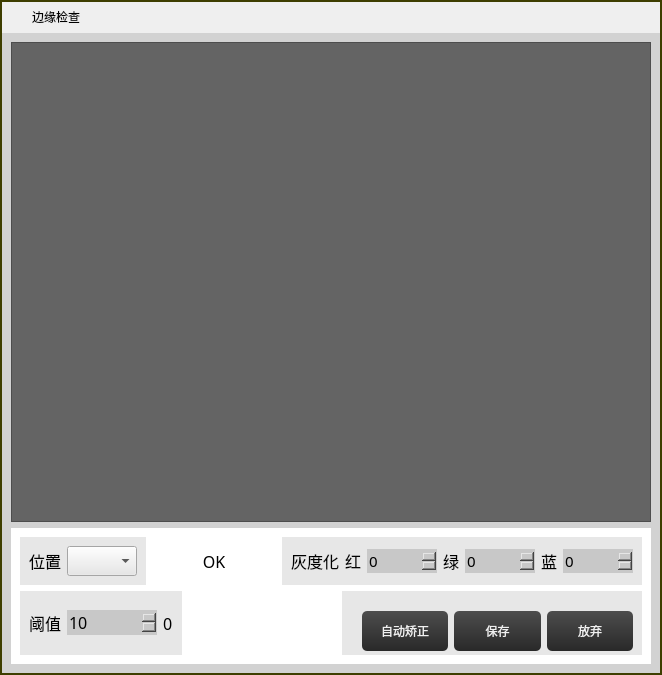
<?xml version="1.0" encoding="UTF-8"?>
<ui version="4.0">
 <class>DlgEdgePositioning</class>
 <widget class="QDialog" name="DlgEdgePositioning">
  <property name="geometry">
   <rect>
    <x>0</x>
    <y>0</y>
    <width>656</width>
    <height>665</height>
   </rect>
  </property>
  <property name="windowTitle">
   <string>Dialog</string>
  </property>
  <property name="styleSheet">
   <string notr="true">QDialog#DlgEdgePositioning{
	border:2px solid #3e3e00;

}</string>
  </property>
  <layout class="QVBoxLayout" name="verticalLayout">
   <property name="spacing">
    <number>0</number>
   </property>
   <property name="leftMargin">
    <number>2</number>
   </property>
   <property name="topMargin">
    <number>0</number>
   </property>
   <property name="rightMargin">
    <number>2</number>
   </property>
   <property name="bottomMargin">
    <number>2</number>
   </property>
   <item>
    <widget class="QWidget" name="widget_title1" native="true">
     <property name="sizePolicy">
      <sizepolicy hsizetype="Preferred" vsizetype="Fixed">
       <horstretch>0</horstretch>
       <verstretch>0</verstretch>
      </sizepolicy>
     </property>
     <property name="minimumSize">
      <size>
       <width>100</width>
       <height>33</height>
      </size>
     </property>
     <layout class="QHBoxLayout" name="horizontalLayout_11">
      <property name="spacing">
       <number>0</number>
      </property>
      <property name="leftMargin">
       <number>0</number>
      </property>
      <property name="topMargin">
       <number>0</number>
      </property>
      <property name="rightMargin">
       <number>0</number>
      </property>
      <property name="bottomMargin">
       <number>0</number>
      </property>
      <item>
       <widget class="QLabel" name="lab_Ico">
        <property name="sizePolicy">
         <sizepolicy hsizetype="Minimum" vsizetype="Preferred">
          <horstretch>0</horstretch>
          <verstretch>0</verstretch>
         </sizepolicy>
        </property>
        <property name="minimumSize">
         <size>
          <width>30</width>
          <height>0</height>
         </size>
        </property>
        <property name="text">
         <string/>
        </property>
        <property name="alignment">
         <set>Qt::AlignCenter</set>
        </property>
       </widget>
      </item>
      <item>
       <widget class="QLabel" name="lab_Title">
        <property name="sizePolicy">
         <sizepolicy hsizetype="Expanding" vsizetype="Preferred">
          <horstretch>0</horstretch>
          <verstretch>0</verstretch>
         </sizepolicy>
        </property>
        <property name="styleSheet">
         <string notr="true">font: 10pt &quot;微软雅黑&quot;;</string>
        </property>
        <property name="text">
         <string>边缘检查</string>
        </property>
        <property name="alignment">
         <set>Qt::AlignLeading|Qt::AlignLeft|Qt::AlignVCenter</set>
        </property>
       </widget>
      </item>
      <item>
       <widget class="QWidget" name="widget_menu" native="true">
        <property name="sizePolicy">
         <sizepolicy hsizetype="Minimum" vsizetype="Preferred">
          <horstretch>0</horstretch>
          <verstretch>0</verstretch>
         </sizepolicy>
        </property>
        <layout class="QHBoxLayout" name="horizontalLayout_12">
         <property name="spacing">
          <number>0</number>
         </property>
         <property name="leftMargin">
          <number>0</number>
         </property>
         <property name="topMargin">
          <number>0</number>
         </property>
         <property name="rightMargin">
          <number>0</number>
         </property>
         <property name="bottomMargin">
          <number>0</number>
         </property>
         <item>
          <widget class="QPushButton" name="btnMenu_Close">
           <property name="sizePolicy">
            <sizepolicy hsizetype="Minimum" vsizetype="Expanding">
             <horstretch>0</horstretch>
             <verstretch>0</verstretch>
            </sizepolicy>
           </property>
           <property name="minimumSize">
            <size>
             <width>40</width>
             <height>0</height>
            </size>
           </property>
           <property name="cursor">
            <cursorShape>ArrowCursor</cursorShape>
           </property>
           <property name="focusPolicy">
            <enum>Qt::NoFocus</enum>
           </property>
           <property name="toolTip">
            <string>关闭</string>
           </property>
           <property name="text">
            <string/>
           </property>
           <property name="flat">
            <bool>true</bool>
           </property>
          </widget>
         </item>
        </layout>
       </widget>
      </item>
     </layout>
    </widget>
   </item>
   <item>
    <widget class="QWidget" name="widget" native="true">
     <property name="styleSheet">
      <string notr="true">background-color: rgb(210, 210, 210);</string>
     </property>
     <layout class="QVBoxLayout" name="verticalLayout_3">
      <item>
       <widget class="GraphicsView" name="graphicsView">
        <property name="minimumSize">
         <size>
          <width>640</width>
          <height>480</height>
         </size>
        </property>
        <property name="maximumSize">
         <size>
          <width>640</width>
          <height>480</height>
         </size>
        </property>
        <property name="autoFillBackground">
         <bool>false</bool>
        </property>
        <property name="styleSheet">
         <string notr="true">QGraphicsView
{

	background:rgb(100,100,100);

}</string>
        </property>
        <property name="backgroundBrush">
         <brush brushstyle="SolidPattern">
          <color alpha="255">
           <red>0</red>
           <green>0</green>
           <blue>0</blue>
          </color>
         </brush>
        </property>
       </widget>
      </item>
      <item>
       <widget class="QWidget" name="widget_2" native="true">
        <property name="styleSheet">
         <string notr="true">background-color: rgb(255, 255, 255);</string>
        </property>
        <layout class="QVBoxLayout" name="verticalLayout_2">
         <item>
          <layout class="QHBoxLayout" name="horizontalLayout_5">
           <item>
            <widget class="QWidget" name="widget_3" native="true">
             <property name="styleSheet">
              <string notr="true">background-color: rgb(231, 231, 231);</string>
             </property>
             <layout class="QHBoxLayout" name="horizontalLayout_3">
              <item>
               <widget class="QLabel" name="label">
                <property name="font">
                 <font>
                  <family>微软雅黑</family>
                  <pointsize>12</pointsize>
                  <weight>50</weight>
                  <italic>false</italic>
                  <bold>false</bold>
                 </font>
                </property>
                <property name="styleSheet">
                 <string notr="true">font: 12pt &quot;微软雅黑&quot;;</string>
                </property>
                <property name="text">
                 <string>位置</string>
                </property>
               </widget>
              </item>
              <item>
               <widget class="QComboBox" name="comboBoxDir">
                <property name="minimumSize">
                 <size>
                  <width>70</width>
                  <height>0</height>
                 </size>
                </property>
                <property name="maximumSize">
                 <size>
                  <width>70</width>
                  <height>16777215</height>
                 </size>
                </property>
                <property name="font">
                 <font>
                  <family>微软雅黑</family>
                  <pointsize>11</pointsize>
                  <weight>50</weight>
                  <italic>false</italic>
                  <bold>false</bold>
                 </font>
                </property>
                <property name="styleSheet">
                 <string notr="true">font: 11pt &quot;微软雅黑&quot;;
</string>
                </property>
               </widget>
              </item>
             </layout>
            </widget>
           </item>
           <item>
            <spacer name="horizontalSpacer">
             <property name="orientation">
              <enum>Qt::Horizontal</enum>
             </property>
             <property name="sizeHint" stdset="0">
              <size>
               <width>18</width>
               <height>20</height>
              </size>
             </property>
            </spacer>
           </item>
           <item>
            <widget class="QLabel" name="labelRes">
             <property name="minimumSize">
              <size>
               <width>50</width>
               <height>30</height>
              </size>
             </property>
             <property name="maximumSize">
              <size>
               <width>50</width>
               <height>30</height>
              </size>
             </property>
             <property name="font">
              <font>
               <family>微软雅黑</family>
               <pointsize>12</pointsize>
               <weight>50</weight>
               <italic>false</italic>
               <bold>false</bold>
              </font>
             </property>
             <property name="styleSheet">
              <string notr="true">font: 12pt &quot;微软雅黑&quot;;</string>
             </property>
             <property name="text">
              <string>OK</string>
             </property>
             <property name="alignment">
              <set>Qt::AlignCenter</set>
             </property>
            </widget>
           </item>
           <item>
            <spacer name="horizontalSpacer_2">
             <property name="orientation">
              <enum>Qt::Horizontal</enum>
             </property>
             <property name="sizeHint" stdset="0">
              <size>
               <width>18</width>
               <height>20</height>
              </size>
             </property>
            </spacer>
           </item>
           <item>
            <widget class="QWidget" name="widget_4" native="true">
             <property name="styleSheet">
              <string notr="true">background-color: rgb(231, 231, 231);</string>
             </property>
             <layout class="QHBoxLayout" name="horizontalLayout_2">
              <item>
               <widget class="QLabel" name="label_3">
                <property name="font">
                 <font>
                  <family>微软雅黑</family>
                  <pointsize>12</pointsize>
                 </font>
                </property>
                <property name="text">
                 <string>灰度化</string>
                </property>
               </widget>
              </item>
              <item>
               <widget class="QLabel" name="label_4">
                <property name="font">
                 <font>
                  <family>微软雅黑</family>
                  <pointsize>12</pointsize>
                 </font>
                </property>
                <property name="text">
                 <string>红</string>
                </property>
               </widget>
              </item>
              <item>
               <widget class="QSpinBox" name="spinBoxR">
                <property name="minimumSize">
                 <size>
                  <width>70</width>
                  <height>0</height>
                 </size>
                </property>
                <property name="font">
                 <font>
                  <family>微软雅黑</family>
                  <pointsize>11</pointsize>
                  <weight>50</weight>
                  <italic>false</italic>
                  <bold>false</bold>
                 </font>
                </property>
                <property name="styleSheet">
                 <string notr="true">
QSpinBox
{
	
	font: 11pt &quot;微软雅黑&quot;;
	border-width:1;border-style:none;
	border-color:rgb(255, 255, 255);
	background-color: rgb(200, 200, 200);
	color::rgb(255,255, 0);

}
QSpinBox::down-button
{   
	
	background-color: rgb(200, 200, 200);
	subcontrol-origin:border;
    subcontrol-position:left;
    image: url(:/左normal.png);
    width: 20px;
    height: 30px; ;
}
QSpinBox::up-button
{
board:none;
	background-color: rgb(200, 200, 200);
	subcontrol-origin:border;
    subcontrol-position:right;
    image: url(:/右normal.png);
    width: 20px;
    height: 30px;       
}

QSpinBox::up-button:pressed
{
board:none;
background-color: rgb(103, 103, 103);
	subcontrol-origin:border;
    subcontrol-position:right;
    image: url(:/右press.png);
    width: 20px;
    height: 30px;      
}
QSpinBox::down-button:pressed
{
board:none;
background-color: rgb(103, 103, 103);
	subcontrol-origin:border;
    subcontrol-position:left;
    image: url(:/左press.png);
    width: 20px;
    height: 30px; 
}
</string>
                </property>
                <property name="maximum">
                 <number>1000</number>
                </property>
               </widget>
              </item>
              <item>
               <widget class="QLabel" name="label_5">
                <property name="font">
                 <font>
                  <family>微软雅黑</family>
                  <pointsize>12</pointsize>
                 </font>
                </property>
                <property name="text">
                 <string>绿</string>
                </property>
               </widget>
              </item>
              <item>
               <widget class="QSpinBox" name="spinBoxG">
                <property name="minimumSize">
                 <size>
                  <width>70</width>
                  <height>0</height>
                 </size>
                </property>
                <property name="font">
                 <font>
                  <family>微软雅黑</family>
                  <pointsize>11</pointsize>
                  <weight>50</weight>
                  <italic>false</italic>
                  <bold>false</bold>
                 </font>
                </property>
                <property name="styleSheet">
                 <string notr="true">
QSpinBox
{
	
	font: 11pt &quot;微软雅黑&quot;;
	border-width:1;border-style:none;
	border-color:rgb(255, 255, 255);
	background-color: rgb(200, 200, 200);
	color::rgb(255,255, 0);

}
QSpinBox::down-button
{   
	
	background-color: rgb(200, 200, 200);
	subcontrol-origin:border;
    subcontrol-position:left;
    image: url(:/左normal.png);
    width: 20px;
    height: 30px; ;
}
QSpinBox::up-button
{
board:none;
	background-color: rgb(200, 200, 200);
	subcontrol-origin:border;
    subcontrol-position:right;
    image: url(:/右normal.png);
    width: 20px;
    height: 30px;       
}

QSpinBox::up-button:pressed
{
board:none;
background-color: rgb(103, 103, 103);
	subcontrol-origin:border;
    subcontrol-position:right;
    image: url(:/右press.png);
    width: 20px;
    height: 30px;      
}
QSpinBox::down-button:pressed
{
board:none;
background-color: rgb(103, 103, 103);
	subcontrol-origin:border;
    subcontrol-position:left;
    image: url(:/左press.png);
    width: 20px;
    height: 30px; 
}
</string>
                </property>
                <property name="maximum">
                 <number>1000</number>
                </property>
               </widget>
              </item>
              <item>
               <widget class="QLabel" name="label_6">
                <property name="font">
                 <font>
                  <family>微软雅黑</family>
                  <pointsize>12</pointsize>
                 </font>
                </property>
                <property name="text">
                 <string>蓝</string>
                </property>
               </widget>
              </item>
              <item>
               <widget class="QSpinBox" name="spinBoxB">
                <property name="minimumSize">
                 <size>
                  <width>70</width>
                  <height>0</height>
                 </size>
                </property>
                <property name="font">
                 <font>
                  <family>微软雅黑</family>
                  <pointsize>11</pointsize>
                  <weight>50</weight>
                  <italic>false</italic>
                  <bold>false</bold>
                 </font>
                </property>
                <property name="styleSheet">
                 <string notr="true">
QSpinBox
{
	
	font: 11pt &quot;微软雅黑&quot;;
	border-width:1;border-style:none;
	border-color:rgb(255, 255, 255);
	background-color: rgb(200, 200, 200);
	color::rgb(255,255, 0);

}
QSpinBox::down-button
{   
	
	background-color: rgb(200, 200, 200);
	subcontrol-origin:border;
    subcontrol-position:left;
    image: url(:/左normal.png);
    width: 20px;
    height: 30px; ;
}
QSpinBox::up-button
{
board:none;
	background-color: rgb(200, 200, 200);
	subcontrol-origin:border;
    subcontrol-position:right;
    image: url(:/右normal.png);
    width: 20px;
    height: 30px;       
}

QSpinBox::up-button:pressed
{
board:none;
background-color: rgb(103, 103, 103);
	subcontrol-origin:border;
    subcontrol-position:right;
    image: url(:/右press.png);
    width: 20px;
    height: 30px;      
}
QSpinBox::down-button:pressed
{
board:none;
background-color: rgb(103, 103, 103);
	subcontrol-origin:border;
    subcontrol-position:left;
    image: url(:/左press.png);
    width: 20px;
    height: 30px; 
}

</string>
                </property>
                <property name="maximum">
                 <number>1000</number>
                </property>
               </widget>
              </item>
             </layout>
            </widget>
           </item>
          </layout>
         </item>
         <item>
          <layout class="QHBoxLayout" name="horizontalLayout_6">
           <item>
            <widget class="QWidget" name="widget_5" native="true">
             <property name="styleSheet">
              <string notr="true">background-color: rgb(231, 231, 231);</string>
             </property>
             <layout class="QHBoxLayout" name="horizontalLayout_4">
              <item>
               <widget class="QLabel" name="label_2">
                <property name="font">
                 <font>
                  <family>微软雅黑</family>
                  <pointsize>12</pointsize>
                  <weight>50</weight>
                  <italic>false</italic>
                  <bold>false</bold>
                 </font>
                </property>
                <property name="styleSheet">
                 <string notr="true">font: 12pt &quot;微软雅黑&quot;;</string>
                </property>
                <property name="text">
                 <string>阈值</string>
                </property>
               </widget>
              </item>
              <item>
               <widget class="KSpinBoxKb" name="spinBoxThresh">
                <property name="minimumSize">
                 <size>
                  <width>90</width>
                  <height>0</height>
                 </size>
                </property>
                <property name="font">
                 <font>
                  <family>微软雅黑</family>
                  <pointsize>12</pointsize>
                  <weight>50</weight>
                  <italic>false</italic>
                  <bold>false</bold>
                 </font>
                </property>
                <property name="styleSheet">
                 <string notr="true">
QSpinBox
{
	font: 12pt &quot;微软雅黑&quot;;
	border-width:1;border-style:none;
	border-color:rgb(255, 255, 255);
	background-color: rgb(200, 200, 200);
	color::rgb(255,255, 0);

}
QSpinBox::down-button
{   
	
	background-color: rgb(200, 200, 200);
	subcontrol-origin:border;
    subcontrol-position:left;
    image: url(:/左normal.png);
    width: 20px;
    height: 30px; ;
}
QSpinBox::up-button
{
board:none;
	background-color: rgb(200, 200, 200);
	subcontrol-origin:border;
    subcontrol-position:right;
    image: url(:/右normal.png);
    width: 20px;
    height: 30px;       
}

QSpinBox::up-button:pressed
{
board:none;
background-color: rgb(103, 103, 103);
	subcontrol-origin:border;
    subcontrol-position:right;
    image: url(:/右press.png);
    width: 20px;
    height: 30px;      
}
QSpinBox::down-button:pressed
{
board:none;
background-color: rgb(103, 103, 103);
	subcontrol-origin:border;
    subcontrol-position:left;
    image: url(:/左press.png);
    width: 20px;
    height: 30px; 
}
</string>
                </property>
                <property name="minimum">
                 <number>10</number>
                </property>
                <property name="maximum">
                 <number>255</number>
                </property>
               </widget>
              </item>
              <item>
               <widget class="QLabel" name="labelRecommentThresh">
                <property name="font">
                 <font>
                  <family>宋体</family>
                  <pointsize>12</pointsize>
                 </font>
                </property>
                <property name="text">
                 <string>0</string>
                </property>
               </widget>
              </item>
             </layout>
            </widget>
           </item>
           <item>
            <spacer name="horizontalSpacer_3">
             <property name="orientation">
              <enum>Qt::Horizontal</enum>
             </property>
             <property name="sizeHint" stdset="0">
              <size>
               <width>18</width>
               <height>20</height>
              </size>
             </property>
            </spacer>
           </item>
           <item>
            <widget class="QWidget" name="widget_6" native="true">
             <property name="minimumSize">
              <size>
               <width>300</width>
               <height>0</height>
              </size>
             </property>
             <property name="styleSheet">
              <string notr="true">background-color: rgb(231, 231, 231);</string>
             </property>
             <layout class="QHBoxLayout" name="horizontalLayout">
              <property name="leftMargin">
               <number>20</number>
              </property>
              <property name="topMargin">
               <number>20</number>
              </property>
              <property name="bottomMargin">
               <number>4</number>
              </property>
              <item>
               <widget class="QPushButton" name="pushBtnAutoCalc">
                <property name="minimumSize">
                 <size>
                  <width>0</width>
                  <height>30</height>
                 </size>
                </property>
                <property name="styleSheet">
                 <string notr="true">QPushButton{
	border-style: none;
	border: 0px;
	color: #F0F0F0;
	padding: 5px;	
	min-height: 30px;
	border-radius:5px;
	font: 11pt &quot;微软雅黑&quot;;
	background: qlineargradient(spread:pad, x1:0, y1:0, x2:0, y2:1, stop:0 #4D4D4D, stop:1 #292929); 
}

QPushButton[focusPolicy=&quot;0&quot;] {
	border-style: none;
	border: 0px;
	color: #F0F0F0;
	padding: 0px;	
	min-height: 30px;
	border-radius:3px;
	background: qlineargradient(spread:pad, x1:0, y1:0, x2:0, y2:1, stop:0 #4D4D4D, stop:1 #292929); 
}

QPushButton:hover{ 
	background: qlineargradient(spread:pad, x1:0, y1:0, x2:0, y2:1, stop:0 #636363, stop:1 #575757);
}

QPushButton:pressed{ 
	background: qlineargradient(spread:pad, x1:0, y1:0, x2:0, y2:1, stop:0 #4D4D4D, stop:1 #292929);
}</string>
                </property>
                <property name="text">
                 <string>自动矫正</string>
                </property>
               </widget>
              </item>
              <item>
               <widget class="QPushButton" name="pushBtnSaveReturn">
                <property name="minimumSize">
                 <size>
                  <width>0</width>
                  <height>30</height>
                 </size>
                </property>
                <property name="styleSheet">
                 <string notr="true">QPushButton{
	border-style: none;
	border: 0px;
	color: #F0F0F0;
	padding: 5px;	
	min-height: 30px;
	border-radius:5px;
	font: 11pt &quot;微软雅黑&quot;;
	background: qlineargradient(spread:pad, x1:0, y1:0, x2:0, y2:1, stop:0 #4D4D4D, stop:1 #292929); 
}

QPushButton[focusPolicy=&quot;0&quot;] {
	border-style: none;
	border: 0px;
	color: #F0F0F0;
	padding: 0px;	
	min-height: 30px;
	border-radius:3px;
	background: qlineargradient(spread:pad, x1:0, y1:0, x2:0, y2:1, stop:0 #4D4D4D, stop:1 #292929); 
}

QPushButton:hover{ 
	background: qlineargradient(spread:pad, x1:0, y1:0, x2:0, y2:1, stop:0 #636363, stop:1 #575757);
}

QPushButton:pressed{ 
	background: qlineargradient(spread:pad, x1:0, y1:0, x2:0, y2:1, stop:0 #4D4D4D, stop:1 #292929);
}</string>
                </property>
                <property name="text">
                 <string>保存</string>
                </property>
               </widget>
              </item>
              <item>
               <widget class="QPushButton" name="pushBtnCancel">
                <property name="minimumSize">
                 <size>
                  <width>0</width>
                  <height>30</height>
                 </size>
                </property>
                <property name="styleSheet">
                 <string notr="true">QPushButton{
	border-style: none;
	border: 0px;
	color: #F0F0F0;
	padding: 5px;	
	min-height: 30px;
	border-radius:5px;
	font: 11pt &quot;微软雅黑&quot;;
	background: qlineargradient(spread:pad, x1:0, y1:0, x2:0, y2:1, stop:0 #4D4D4D, stop:1 #292929); 
}

QPushButton[focusPolicy=&quot;0&quot;] {
	border-style: none;
	border: 0px;
	color: #F0F0F0;
	padding: 0px;	
	min-height: 30px;
	border-radius:3px;
	background: qlineargradient(spread:pad, x1:0, y1:0, x2:0, y2:1, stop:0 #4D4D4D, stop:1 #292929); 
}

QPushButton:hover{ 
	background: qlineargradient(spread:pad, x1:0, y1:0, x2:0, y2:1, stop:0 #636363, stop:1 #575757);
}

QPushButton:pressed{ 
	background: qlineargradient(spread:pad, x1:0, y1:0, x2:0, y2:1, stop:0 #4D4D4D, stop:1 #292929);
}</string>
                </property>
                <property name="text">
                 <string>放弃</string>
                </property>
               </widget>
              </item>
             </layout>
            </widget>
           </item>
          </layout>
         </item>
        </layout>
       </widget>
      </item>
     </layout>
    </widget>
   </item>
  </layout>
 </widget>
 <customwidgets>
  <customwidget>
   <class>GraphicsView</class>
   <extends>QGraphicsView</extends>
   <header location="global">controls/graphicsview.h</header>
  </customwidget>
  <customwidget>
   <class>KSpinBoxKb</class>
   <extends>QSpinBox</extends>
   <header location="global">kcontrols\kspinboxkb.h</header>
  </customwidget>
 </customwidgets>
 <resources/>
 <connections/>
</ui>
